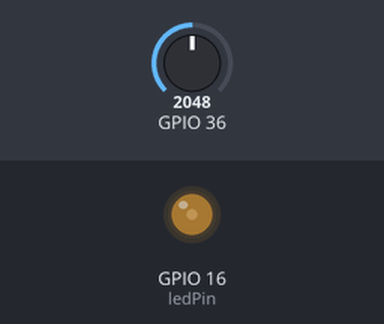
This sketch was run on a simulated ESP32. Parts: output pins drawn as LEDs (lit = HIGH). Inputs (shaded band) come from the test bench; at power-on: GPIO 36 = 2048. What the sketch prints to the serial monitor is not drawn. At 4.0 s the program puts the board to deep sleep or switches it off; the recording ends there.

Above: at 1.2 s.
1.3 s: GPIO 36 set to 2866
Timing chart, 0 to 4.0 s (numbered marks = the images above; inputs shaded):
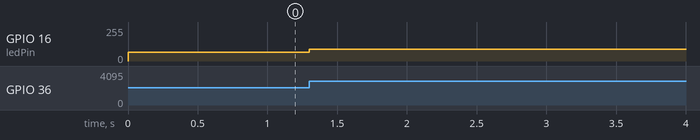

The sketch:

Activity-1.ino
```cpp
const int ledPin = 16;  // 16 corresponds to GPIO16
uint16_t dutyCycle;
uint16_t previousDutyCycle = 0;
// setting PWM properties
const int freq = 5000;
// const int freq = 167;
const int ledChannel = 0;
const int resolution = 13;

#define uS_TO_S_FACTOR 1000000ULL  /* Conversion factor for micro seconds to seconds */
#define TIME_TO_SLEEP  3           /* Time ESP32 will go to sleep (in seconds) */

RTC_DATA_ATTR int bootCount = 0;

unsigned long timer = 0;

void setup(){
  Serial.begin(115200);
  ++bootCount;
  //Print the wakeup reason for ESP32
  print_wakeup_reason();
  Serial.println("Boot number: " + String(bootCount));
  esp_sleep_enable_ext0_wakeup(GPIO_NUM_33,0); //1 = High, 0 = Low
  esp_sleep_enable_timer_wakeup(TIME_TO_SLEEP * uS_TO_S_FACTOR);
  // configure LED PWM functionalitites
  ledcSetup(ledChannel, freq, resolution);
  // attach the channel to the GPIO to be controlled
  ledcAttachPin(ledPin, ledChannel);

  timer = millis();
}
void loop(){
  dutyCycle =  analogRead(A0);

  if(previousDutyCycle != dutyCycle){
    Serial.println(dutyCycle);
  }

  previousDutyCycle = dutyCycle;

  // changing the LED brightness with PWM
  ledcWrite(ledChannel, dutyCycle);
  //  delay(15);


  if(millis() - timer >= 4000){
    Serial.println("Activating Deep Sleep…");
    esp_deep_sleep_start();
  }
}

void print_wakeup_reason(){
  esp_sleep_wakeup_cause_t wakeup_reason;

  wakeup_reason = esp_sleep_get_wakeup_cause();

  switch(wakeup_reason)
  {
    case ESP_SLEEP_WAKEUP_EXT0 : Serial.println("Wakeup caused by external signal using RTC_IO"); break;
    case ESP_SLEEP_WAKEUP_EXT1 : Serial.println("Wakeup caused by external signal using RTC_CNTL"); break;
    case ESP_SLEEP_WAKEUP_TIMER : Serial.println("Wakeup caused by timer"); break;
    case ESP_SLEEP_WAKEUP_TOUCHPAD : Serial.println("Wakeup caused by touchpad"); break;
    case ESP_SLEEP_WAKEUP_ULP : Serial.println("Wakeup caused by ULP program"); break;
    default : Serial.printf("Wakeup was not caused by deep sleep: %d\n",wakeup_reason); break;
  }
}
```

Measured:
- after the input at 1.3 s, GPIO 16 (ledPin): 64/255 → 89/255 at once
